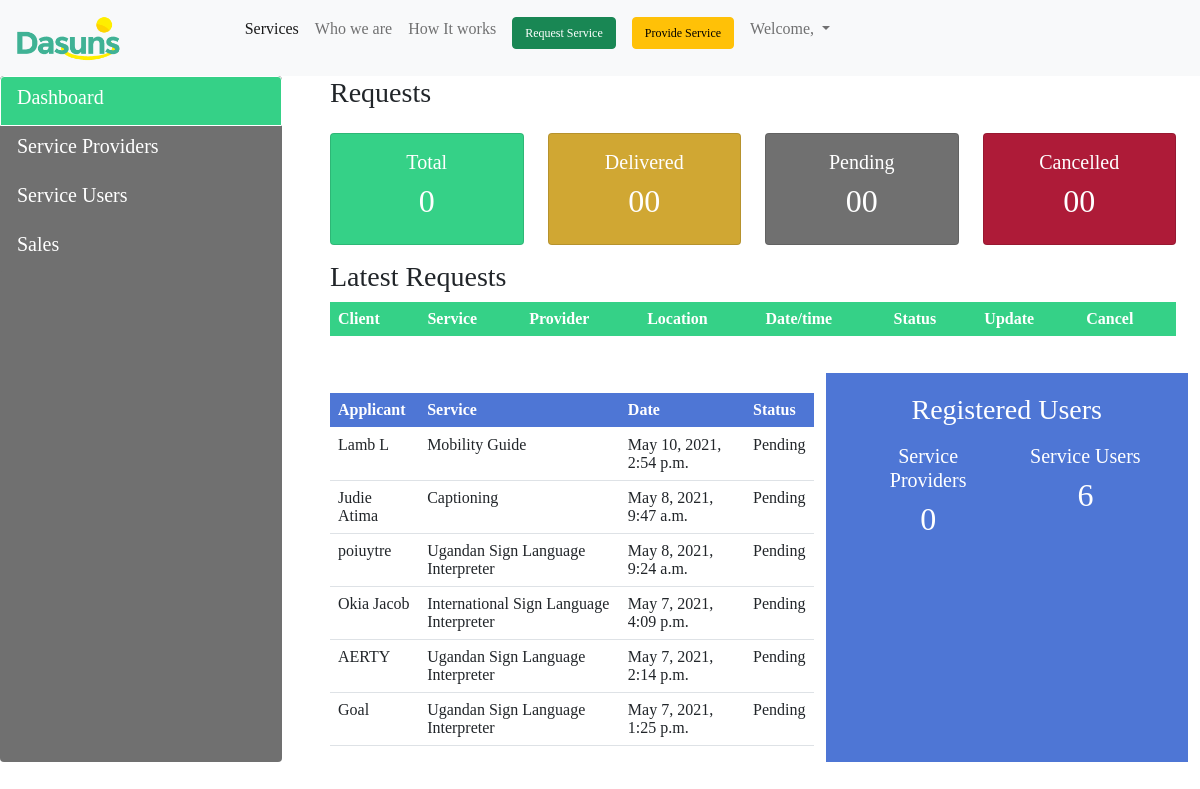
The app's page /dashboard/, older data.
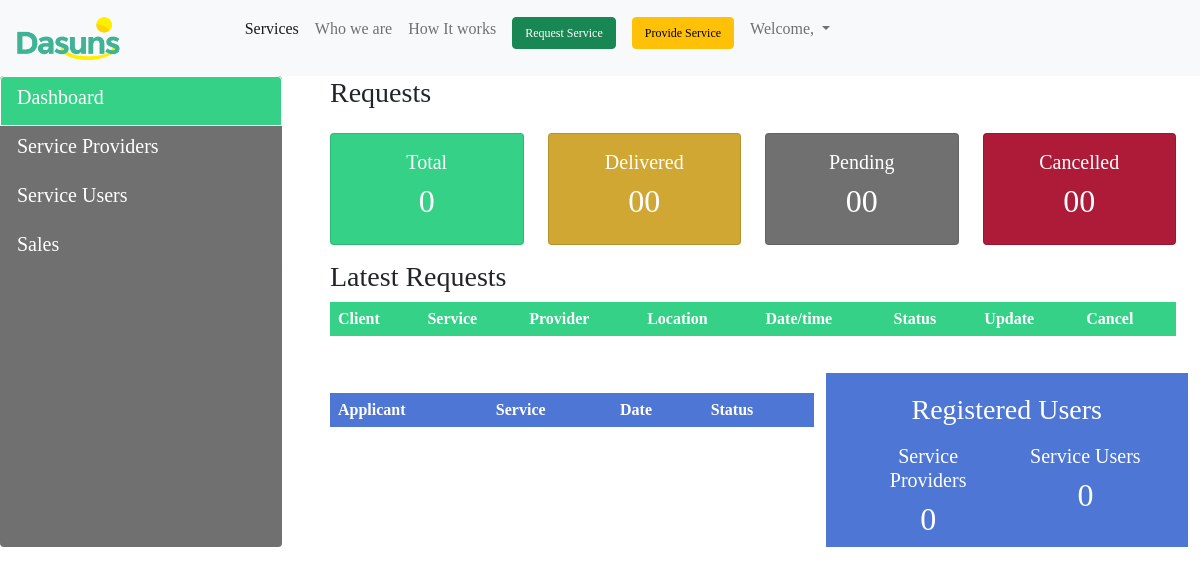
The same page, newer data.
### profiles/models.py (models this page shows, shortened)
class Serviceprovider(models.Model):
    GENDER = (('Male', 'Male'), ('Female', 'Female'))
    SERVICE = (('Personal Support Assistance', 'Personal Support Assistance'),
               ('Ugandan Sign Language Interpreter',
                'Ugandan Sign Language Interpreter'),
               ('International Sign Language Interpreter',
                'International Sign Language Interpreter'),
               ('Captioning', 'Captioning'), ('Mobility Guide', 'Mobility Guide'),
               ('Tactile Sign Language Interpreter', 'Tactile Sign Language Interpreter'),)
    STATUS = (('Pending', 'Pending'), ('Active', 'Active'),
              ('Suspended', 'Suspended'),)
    DAY = (('Monday', 'Monday'), ('Tuesday', 'Tuesday'), ('Wednesday', 'Wednesday'), ('Thursday', 'Thursday'),
           ('Friday', 'Friday'), ('Saturday', 'Saturday'), ('Sunday', 'Sunday'))
    user = models.OneToOneField(User, on_delete=models.CASCADE)
    fullname = models.CharField(max_length=200)
    phone = models.CharField(max_length=200)
    email = models.EmailField(max_length=200, unique=True)
    nin = models.CharField(max_length=200)
    dob = models.CharField(max_length=200)
    gender = models.CharField(max_length=200, choices=GENDER,)
    phyadd = models.CharField(max_length=200)
    yearexp = models.CharField(max_length=200)
    notmidman = models.CharField(max_length=200)
    skillset = models.CharField(max_length=200)
    internet = models.CharField(max_length=200)
    qualification = models.FileField()
    portifolio = models.CharField(max_length=200, blank=True)
    profession = models.CharField(max_length=200)
    ref1name = models.CharField(max_length=200)
    ref1title = models.CharField(max_length=200)
    ref1email = models.EmailField(max_length=200)
    ref1phone = models.CharField(max_length=200)
    ref2name = models.CharField(max_length=200)
    ref2title = models.CharField(max_length=200)
    ref2email = models.EmailField(max_length=200)
    ref2phone = models.CharField(max_length=200)
    service = MultiSelectField(max_length=200, choices=SERVICE)
    availability = MultiSelectField(max_length=200, choices=DAY)
    status = models.CharField(max_length=200, choices=STATUS,)
    starttime = models.TimeField(max_length=200)
    endtime = models.TimeField(max_length=200)
    pricevisit = models.CharField(max_length=200)
    terms = models.CharField(max_length=200)
    date_created = models.DateTimeField(auto_now_add=True)
    objects = models.Manager()
    class Meta:
        ordering = ['-date_created', 'fullname']

### profiles/views.py (the view)
# urls.py: path('dashboard/', views.dashboard, name="dashboard"),
def dashboard(request):
    bookings = Booking.objects.all()
    serviceproviders = Serviceprovider.objects.all()
    serviceusers = ServiceuserModel.objects.all()
    total_serviceproviders = serviceproviders.count()
    pendingcount_serviceproviders = serviceproviders.filter(status='Pending').count()
    pending_serviceproviders = serviceproviders.filter(status='Pending')
    active_serviceproviders = serviceproviders.filter(status='Active')
    activecount_serviceproviders = serviceproviders.filter(status='Active').count()
    suspended_serviceproviders = serviceproviders.filter(status='Suspended')
    suspendedcount_serviceproviders = serviceproviders.filter(status='Suspended').count()
    total_serviceusers = serviceusers.count()
    total_bookings = bookings.count()
    myFilter = ServiceproviderFilter(request.GET, queryset=active_serviceproviders)
    active_serviceproviders = myFilter.qs
    userFilter = ServiceproviderFilter(request.GET, queryset=serviceusers)
    serviceusers = userFilter.qs
    paginator = Paginator(serviceusers, 5)
    page_number = request.GET.get('page', 1)
    try:
        page_obj = paginator.get_page(page_number)
    except EmptyPage:
        page_number(1)
    context = {'bookings': bookings, 'serviceproviders': serviceproviders, 'serviceusers': serviceusers,
               'total_serviceproviders': total_serviceproviders, 'pending_serviceproviders': pending_serviceproviders,
               'active_serviceproviders': active_serviceproviders, 'activecount_serviceproviders': activecount_serviceproviders, 'suspended_serviceproviders': suspended_serviceproviders,
               'pendingcount_serviceproviders': pendingcount_serviceproviders, 'suspendedcount_serviceproviders': suspendedcount_serviceproviders,
               'total_serviceusers': total_serviceusers,
               'total_bookings':total_bookings, 'myFilter': myFilter,
               'page_obj': page_obj}
    return render(request, 'profiles/dashboard.html', context)

### profiles/templates/profiles/dashboard.html (shortened to what this page needs)
{% load static %}
<html lang="en">
  <head>
    <link
      rel="stylesheet"
      type="text/css"
      href="{% static '/css/bootstrap/css/bootstrap.css' %}"
    />
    <link
      rel="stylesheet"
      type="text/css"
      href="{% static '/css/styles.css' %}"
    />
  </head>
  <body>
    <div>
      <div>{% include 'profiles/authNavbar.html' %}</div>
      <div class="row">
        <div class="col-3">
          <div class="list-group" id="list-tab" role="tablist">
            <a
              class="list-group-item list-group-item-action active"
              id="list-home-list"
              data-bs-toggle="list"
              href="#list-home"
              role="tab"
              aria-controls="home"
              ><h5>Dashboard</h5></a
            >
            <a
              class="list-group-item list-group-item-action"
              id="list-profile-list"
              data-bs-toggle="list"
              href="#list-profile"
              role="tab"
              aria-controls="profile"
              ><h5>Service Providers</h5></a
            >
            <a
              class="list-group-item list-group-item-action"
              id="list-messages-list"
              data-bs-toggle="list"
              href="#list-messages"
              role="tab"
              aria-controls="messages"
              ><h5>Service Users</h5></a
            >
            <a
              class="list-group-item list-group-item-action"
              id="list-settings-list"
              data-bs-toggle="list"
              href="#list-settings"
              role="tab"
              aria-controls="settings"
              ><h5>Sales</h5></a
            >
          </div>
        </div>
        <div class="col-9">
          <div class="tab-content" id="nav-tabContent">
            <div
              class="tab-pane fade show active"
              id="list-home"
              role="tabpanel"
              aria-labelledby="list-home-list">
              <div class="container">
                <div class="row">
                  <h3>Requests</h3>
                  <div class="col-md">
                    <div
                      class="card text-center"
                      style="color: #fff; background-color: #35d187"
                    >
                      <div class="card-body">
                        <h5 class="card-title">Total</h5>
                        <h2>{{total_bookings}}</h2>
                      </div>
                    </div>
                  </div>
                  <div class="col-md">
                    <div
                      class="card text-center"
                      style="color: #fff; background-color: #d0a733"
                    >
                      <div class="card-body">
                        <h5 class="card-title">Delivered</h5>
                        <h2>00</h2>
                      </div>
                    </div>
                  </div>
                  <div class="col-md">
                    <div
                      class="card text-center"
                      style="color: #fff; background-color: #707070"
                    >
                      <div class="card-body">
                        <h5 class="card-title">Pending</h5>
                        <h2>00</h2>
                      </div>
                    </div>
                  </div>
                  <div class="col-md">
                    <div
                      class="card text-center"
                      style="color: #fff; background-color: #ae1b38"
                    >
                      <div class="card-body">
                        <h5 class="card-title">Cancelled</h5>
                        <h2>00</h2>
                      </div>
                    </div>
                  </div>
                </div>
                <div>
                  <h3>Latest Requests</h3>
                  <table class="table">
                    <thead
                      class="thead-dark"
                      style="color: #fff; background-color: #35d187"
                    >
                      <tr>
                        <th scope="col">Client</th>
                        <th scope="col">Service</th>
                        <th scope="col">Provider</th>
                        <th scope="col">Location</th>
                        <th scope="col">Date/time</th>
                        <th scope="col">Status</th>
                        <th scope="col">Update</th>
                        <th scope="col">Cancel</th>
                      </tr>
                    </thead>
                  </table>
                </div>
                <div>
                  <div class="row">
                    <div
                      class="col-md-7"
                      style="margin-top: 20px; padding-top: 20px"
                    >
                      <div>
                        <table class="table">
                          <thead
                            class="thead-dark"
                            style="
                              color: #fff;
                              background-color: #4e76d5;
                              margin-top: 20px;
                            "
                          >
                            <tr>
                              <th scope="col">Applicant</th>
                              <th scope="col">Service</th>
                              <th scope="col">Date</th>
                              <th scope="col">Status</th>
                            </tr>
                          </thead>
                          <tbody>
                            {% for serviceprovider in pending_serviceproviders %}
                            <tr>
                              <td>{{serviceprovider.fullname}}</td>
                              <td>{{serviceprovider.service}}</td>
                              <td>{{serviceprovider.date_created}}</td>
                              <td>{{serviceprovider.status}}</td>
                            </tr>
                            {% endfor %}
                          </tbody>
                        </table>
                      </div>
                    </div>
                    <div
                      class="col-md-5 text-center"
                      style="
                        color: #fff;
                        background-color: #4e76d5;
                        margin-top: 20px;
                        padding-top: 20px;
                      "
                    >
                      <h3>Registered Users</h3>
                      <div>
                        <div class="container" style="padding-top: 10px">
                          <div class="row">
                            <div class="col">
                              <h5>Service Providers</h5>
                              <h2>{{activecount_serviceproviders}}</h2>
                            </div>
                            <div class="col">
                              <h5>Service Users</h5>
                              <h2>{{total_serviceusers}}</h2>
                            </div>
                          </div>
                        </div>
                      </div>
                    </div>
                  </div>
                </div>
              </div>
            </div>
          </div>
        </div>
      </div>
    </div>
  </body>
</html>

### profiles/templates/profiles/authNavbar.html (shortened to what this page needs)
{% load static %}
<container>
  <nav class="navbar navbar-expand-lg navbar-light bg-light nav-fill">
    <div class="container-fluid">
      <a class="navbar-brand" onclick="location.href='/';">
        <img
          src="{% static 'images/Logo.png' %}"
          alt="logo"
          style="height: 50px"
        />
      </a>
      <div class="collapse navbar-collapse offset-1" id="navbarNavDropdown">
        <ul class="navbar-nav">
          <li class="nav-item">
            <a class="nav-link active" aria-current="page" href="#all-services"
              >Services</a
            >
          </li>
          <li class="nav-item">
            <a class="nav-link" href="#whoweare">Who we are</a>
          </li>
          <li class="nav-item">
            <a class="nav-link" href="#howitworks">How It works</a>
          </li>
          <li class="nav-item">
            <a class="nav-link" href="#all-services">
              <button type="button" id="request-btn" class="btn btn-success">
                Request Service
              </button></a
            >
          </li>
          <li class="nav-item">
            <a class="nav-link" href="/spreg"
              ><button type="button" id="provide-btn" class="btn btn-warning">
                Provide Service
              </button></a
            >
          </li>
          <li class="nav-item dropdown">
            <a
              class="nav-link dropdown-toggle"
              href="#"
              id="navbarDropdown"
              role="button"
              data-toggle="dropdown"
              aria-haspopup="true"
              aria-expanded="false"
            >
              Welcome, {{user.username}}
            </a>
          </li>
        </ul>
      </div>
    </div>
  </nav>
</container>

### static/css/styles.css (style rules this page uses)
html, body { background-color: #fff; margin: 0; padding: 0; font-family: "Montserrat"; max-width: 100%; overflow-x: hidden; }
.navbar { min-height: 12px; }
#provide-btn, #request-btn, #logout-btn { min-height: 10px; font-size: 12px; margin-bottom: 10px; }
.card { cursor: pointer; margin: 15px 0; }
div.list-group { background-color: #707070; height:100%; }
.list-group-item { z-index: 2; color: #fff; background-color: #707070; border-color: #707070; }
.list-group-item.active { z-index: 2; color: #fff; background-color: #35d187; border-color: #fff; }
.table tr { cursor: pointer; }

Row changes from the older to the newer data that the page shows:
removed Serviceprovider: fullname "Lamb L", service "Mobility Guide", date_created "May 10, 2021, 2:54 p.m.", status "Pending"
removed Serviceprovider: fullname "Judie Atima", service "Captioning", date_created "May 8, 2021, 9:47 a.m.", status "Pending"
removed Serviceprovider: fullname "poiuytre", service "Ugandan Sign Language Interpreter", date_created "May 8, 2021, 9:24 a.m.", status "Pending"
removed Serviceprovider: fullname "Okia Jacob", service "International Sign Language Interpreter", date_created "May 7, 2021, 4:09 p.m.", status "Pending"
removed Serviceprovider: fullname "AERTY", service "Ugandan Sign Language Interpreter", date_created "May 7, 2021, 2:14 p.m.", status "Pending"
removed Serviceprovider: fullname "Goal", service "Ugandan Sign Language Interpreter", date_created "May 7, 2021, 1:25 p.m.", status "Pending"
Text that changed along with them:
{{ total_serviceusers }}: "6" → "0"
